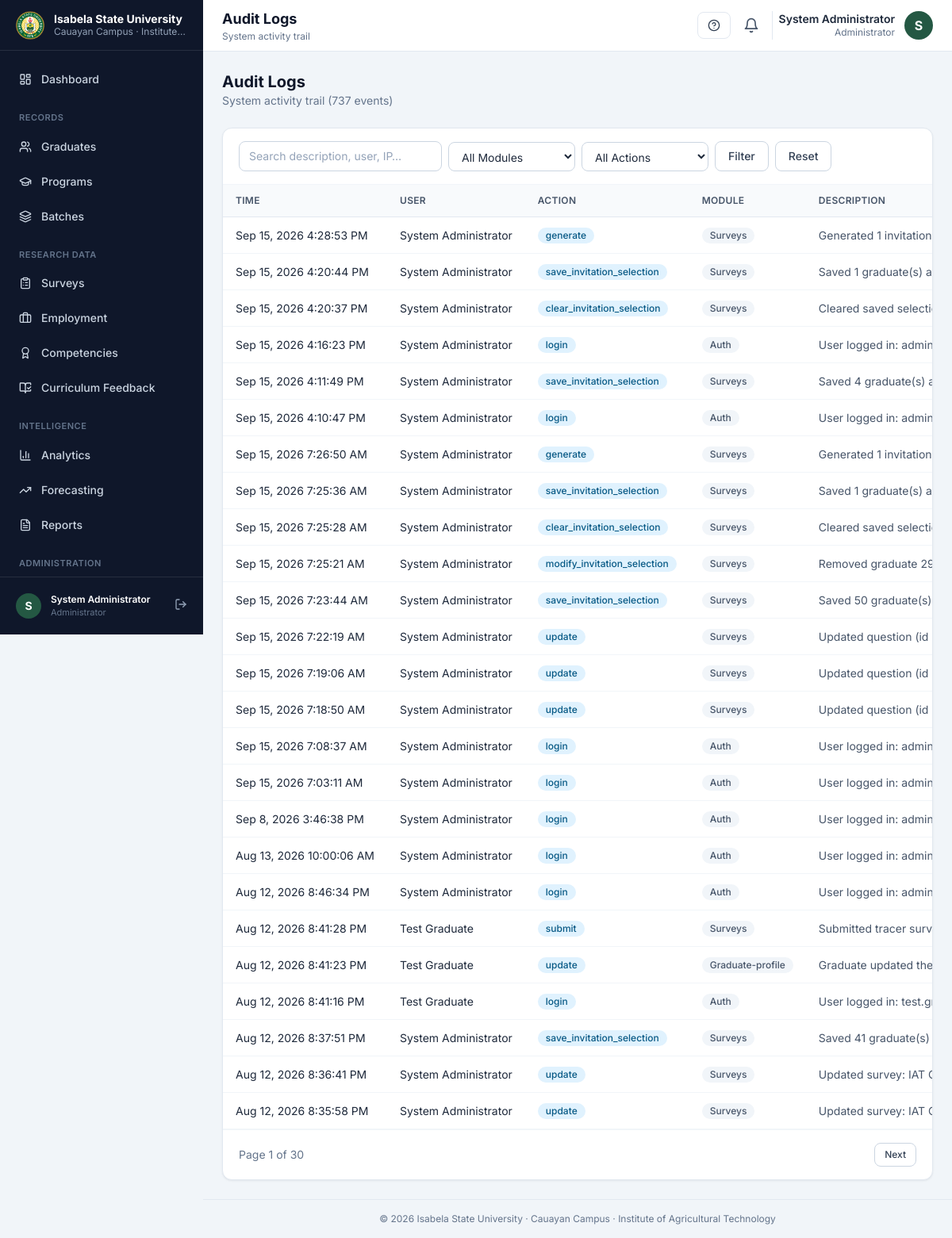
Screenshot of /admin/audit-logs (signed in) with the database file from the repository.
### tables this page shows
CREATE TABLE `users` (
  `id` bigint(20) UNSIGNED NOT NULL,
  `role_id` bigint(20) UNSIGNED NOT NULL,
  `graduate_id` bigint(20) UNSIGNED DEFAULT NULL,
  `name` varchar(191) NOT NULL,
  `email` varchar(191) NOT NULL,
  `password` varchar(255) NOT NULL,
  `avatar` varchar(255) DEFAULT NULL,
  `is_active` tinyint(1) NOT NULL DEFAULT 1,
  `must_change_password` tinyint(1) NOT NULL DEFAULT 0,
  `last_login_at` timestamp NULL DEFAULT NULL,
  `password_reset_token` varchar(100) DEFAULT NULL,
  `password_reset_expires` timestamp NULL DEFAULT NULL,
  `created_at` timestamp NULL DEFAULT current_timestamp(),
  `updated_at` timestamp NULL DEFAULT current_timestamp() ON UPDATE current_timestamp(),
  `deleted_at` timestamp NULL DEFAULT NULL
);

CREATE TABLE `roles` (
  `id` bigint(20) UNSIGNED NOT NULL,
  `name` varchar(100) NOT NULL,
  `slug` varchar(60) NOT NULL,
  `description` varchar(255) DEFAULT NULL,
  `created_at` timestamp NULL DEFAULT current_timestamp(),
  `updated_at` timestamp NULL DEFAULT current_timestamp() ON UPDATE current_timestamp()
);

CREATE TABLE `audit_logs` (
  `id` bigint(20) UNSIGNED NOT NULL,
  `user_id` bigint(20) UNSIGNED DEFAULT NULL,
  `action` varchar(100) NOT NULL,
  `module` varchar(100) DEFAULT NULL,
  `description` text DEFAULT NULL,
  `ip_address` varchar(45) DEFAULT NULL,
  `user_agent` varchar(255) DEFAULT NULL,
  `created_at` timestamp NULL DEFAULT current_timestamp()
);

### views/admin/audit-logs/index.php (the view, shortened to what the rows shown need)
<?php
$logs = $logs ?? [];
$modules = $modules ?? [];
$actions = $actions ?? [];
$search = $search ?? '';
$module = $module ?? '';
$action = $action ?? '';
$page = $page ?? 1;
$pages = $pages ?? 1;
$total = $total ?? 0;
?>
<div class="space-y-6">
    <div>
        <h2 class="text-xl font-bold text-ink-900">Audit Logs</h2>
        <p class="text-sm text-ink-500">System activity trail (<?= number_format((int) $total) ?> events)</p>
    </div>
    <div class="card">
        <div class="card-header">
            <form method="GET" action="<?= url('admin/audit-logs') ?>" class="flex flex-wrap items-center gap-2">
                <input type="text" name="search" value="<?= e($search) ?>" placeholder="Search description, user, IP…" class="input !w-64">
                <select name="module" class="input !w-40">
                    <option value="">All Modules</option>
                </select>
                <select name="action" class="input !w-40">
                    <option value="">All Actions</option>
                </select>
                <button type="submit" class="btn-secondary">Filter</button>
                <a href="<?= url('admin/audit-logs') ?>" class="btn-secondary">Reset</a>
            </form>
        </div>
        <div class="table-wrap">
            <table class="table">
                <thead>
                    <tr>
                        <th>Time</th>
                        <th>User</th>
                        <th>Action</th>
                        <th>Module</th>
                        <th>Description</th>
                    </tr>
                </thead>
                <tbody>
                <?php foreach ($logs as $log): ?>
                    <tr>
                        <td class="text-sm whitespace-nowrap"><?= date('M j, Y g:i:s A', strtotime($log['created_at'])) ?></td>
                        <td class="text-sm"><?= e($log['user_name'] ?? 'System') ?></td>
                        <td><span class="badge-<?= $log['action'] === 'delete' ? 'red' : ($log['action'] === 'create' ? 'green' : 'blue') ?>"><?= e($log['action']) ?></span></td>
                        <td><span class="badge-gray"><?= e(ucwords(str_replace('_', ' ', (string) $log['module']))) ?></span></td>
                        <td class="text-sm text-ink-600 max-w-md"><?= e($log['description'] ?? '') ?></td>
                    </tr>
                <?php endforeach; ?>
                </tbody>
            </table>
        </div>
        <?php if ($pages > 1): ?>
            <div class="card-footer flex items-center justify-between">
                <span class="text-sm text-ink-500">Page <?= (int) $page ?> of <?= (int) $pages ?></span>
                <div class="flex gap-2">
                    <?php if ($page < $pages): ?>
                        <a href="<?= url('admin/audit-logs?page=' . ($page + 1) . '&search=' . urlencode($search) . '&module=' . urlencode($module) . '&action=' . urlencode($action)) ?>" class="btn-secondary !py-1.5 !px-3 text-xs">Next</a>
                    <?php endif; ?>
                </div>
            </div>
        <?php endif; ?>
    </div>
</div>

### app/Core/Router.php (shortened to what the rows shown need)
<?php
final class Router
{
    private array $routes = [];
    private function add(string $method, string $uri, string|array|Closure $action): Route
    {
        $uri = '/' . trim($uri, '/');
        $route = new Route($method, $uri, $action);
        $this->routes[] = $route;
        return $route;
    }
    public function dispatch(Request $request): void
    {
        $method = $request->method();
        $path = $request->path();
        foreach ($this->routes as $route) {
            $params = $route->matches($method, $path);
            if ($params === null) {
                continue;
            }
            $next = function () use ($route, $request, $params): void {
                $this->executeAction($route, $request, $params);
            };
            foreach (array_reverse($route->middleware) as $middleware) {
                $next = $this->wrapMiddleware($middleware, $next);
            }
            $next();
            return;
        }
    }
    private function wrapMiddleware($middleware, Closure $next): Closure
    {
        return function () use ($middleware, $next): void {
            if ($middleware instanceof Closure) {
                $middleware($next);
                return;
            }
            if (is_string($middleware)) {
                $instance = $this->resolveMiddleware($middleware);
                $instance->handle($next);
                return;
            }
            $next();
        };
    }
    private function resolveMiddleware(string $class): MiddlewareInterface
    {
        $instance = new $class();
        return $instance;
    }
    private function executeAction(Route $route, Request $request, array $params): void
    {
        $action = $route->action;
        if (is_string($action) && str_contains($action, '@')) {
            [$controller, $method] = explode('@', $action, 2);
        } elseif (is_array($action) && count($action) === 2) {
            [$controller, $method] = $action;
        } else {
            throw new \RuntimeException('Invalid route action for ' . $route->uri);
        }
        $instance = new $controller();
        $instance->{$method}($request, $params);
    }
}

### views/layouts/app.php (shortened to what the rows shown need)
<?php
$user = auth();
$role = $user->role_slug ?? 'guest';
$appName = (string) setting('university_name', 'Isabela State University');
$campus = (string) setting('campus_name', 'Cauayan Campus');
?>
<!DOCTYPE html>
<html lang="en">
<head>
    <link rel="stylesheet" href="<?= asset('css/tailwind.min.css') ?>">
</head>
<body class="bg-ink-100 min-h-screen">
<div class="flex min-h-screen">
    <aside id="sidebar" class="fixed inset-y-0 left-0 z-40 w-64 bg-ink-900 text-ink-300 flex flex-col transform -translate-x-full lg:translate-x-0 lg:sticky lg:top-0 lg:h-screen transition-transform duration-200" aria-label="Sidebar">
        <div class="flex items-center gap-3 px-5 h-16 border-b border-white/10 shrink-0">
            <img src="<?= asset('images/logo.png') ?>" alt="<?= e($appName) ?>" class="w-9 h-9 rounded-lg object-cover shrink-0">
            <div class="min-w-0">
                <p class="text-white text-sm font-bold leading-tight truncate"><?= e($appName) ?></p>
                <p class="text-ink-400 text-xs truncate"><?= e($campus) ?> &middot; <?= e(setting('institute_name', 'IAT')) ?></p>
            </div>
        </div>
        <nav class="flex-1 overflow-y-auto px-3 py-4 space-y-1" id="sidebar-nav">
            <?php if ($role === 'admin'): ?>
                <a href="<?= url('admin/dashboard') ?>" class="sidebar-link <?= current_route_active('/admin/dashboard') ? 'active' : '' ?>">
                    <i data-lucide="layout-dashboard" class="w-4 h-4"></i><span>Dashboard</span>
                </a>
                <p class="px-3 pt-4 pb-1 text-[11px] font-semibold uppercase tracking-wider text-ink-500">Records</p>
                <a href="<?= url('admin/graduates') ?>" class="sidebar-link <?= current_route_active('/admin/graduates') ? 'active' : '' ?>">
                    <i data-lucide="users" class="w-4 h-4"></i><span>Graduates</span>
                </a>
                <a href="<?= url('admin/programs') ?>" class="sidebar-link <?= current_route_active('/admin/programs') ? 'active' : '' ?>">
                    <i data-lucide="graduation-cap" class="w-4 h-4"></i><span>Programs</span>
                </a>
                <a href="<?= url('admin/batches') ?>" class="sidebar-link <?= current_route_active('/admin/batches') ? 'active' : '' ?>">
                    <i data-lucide="layers" class="w-4 h-4"></i><span>Batches</span>
                </a>
                <p class="px-3 pt-4 pb-1 text-[11px] font-semibold uppercase tracking-wider text-ink-500">Research Data</p>
                <a href="<?= url('admin/surveys') ?>" class="sidebar-link <?= current_route_active('/admin/surveys') ? 'active' : '' ?>">
                    <i data-lucide="clipboard-list" class="w-4 h-4"></i><span>Surveys</span>
                </a>
                <a href="<?= url('admin/employment') ?>" class="sidebar-link <?= current_route_active('/admin/employment') ? 'active' : '' ?>">
                    <i data-lucide="briefcase" class="w-4 h-4"></i><span>Employment</span>
                </a>
                <a href="<?= url('admin/competencies') ?>" class="sidebar-link <?= current_route_active('/admin/competencies') ? 'active' : '' ?>">
                    <i data-lucide="award" class="w-4 h-4"></i><span>Competencies</span>
                </a>
                <a href="<?= url('admin/curriculum-feedback') ?>" class="sidebar-link <?= current_route_active('/admin/curriculum-feedback') ? 'active' : '' ?>">
                    <i data-lucide="book-open-check" class="w-4 h-4"></i><span>Curriculum Feedback</span>
                </a>
                <p class="px-3 pt-4 pb-1 text-[11px] font-semibold uppercase tracking-wider text-ink-500">Intelligence</p>
                <a href="<?= url('admin/analytics') ?>" class="sidebar-link <?= current_route_active('/admin/analytics') ? 'active' : '' ?>">
                    <i data-lucide="bar-chart-3" class="w-4 h-4"></i><span>Analytics</span>
                </a>
                <a href="<?= url('admin/forecasting') ?>" class="sidebar-link <?= current_route_active('/admin/forecasting') ? 'active' : '' ?>">
                    <i data-lucide="trending-up" class="w-4 h-4"></i><span>Forecasting</span>
                </a>
                <a href="<?= url('admin/reports') ?>" class="sidebar-link <?= current_route_active('/admin/reports') ? 'active' : '' ?>">
                    <i data-lucide="file-text" class="w-4 h-4"></i><span>Reports</span>
                </a>
                <p class="px-3 pt-4 pb-1 text-[11px] font-semibold uppercase tracking-wider text-ink-500">Administration</p>
            <?php endif; ?>
        </nav>
        <div class="p-3 border-t border-white/10 shrink-0">
            <div class="flex items-center gap-3 px-2 py-2">
                <div class="w-8 h-8 rounded-full bg-brand-700 text-white flex items-center justify-center text-sm font-bold uppercase">
                    <?= e(substr($user->name ?? '?', 0, 1)) ?>
                </div>
                <div class="min-w-0 flex-1">
                    <p class="text-white text-xs font-semibold truncate"><?= e($user->name ?? '') ?></p>
                    <p class="text-ink-500 text-[11px] truncate"><?= e($role === 'admin' ? 'Administrator' : 'IAT Graduate') ?></p>
                </div>
                <form method="POST" action="<?= url('logout') ?>">
                    <button type="submit" title="Logout" class="text-ink-400 hover:text-white transition-colors">
                        <i data-lucide="log-out" class="w-4 h-4"></i>
                    </button>
                </form>
            </div>
        </div>
    </aside>
    <div class="flex-1 flex flex-col min-w-0">
        <header class="bg-white border-b border-ink-200 sticky top-0 z-20">
            <div class="flex items-center justify-between gap-3 px-4 lg:px-6 h-16">
                <div class="flex items-center gap-3">
                    <div>
                        <h1 class="text-base lg:text-lg font-bold text-ink-900 leading-tight"><?= e($title ?? 'Dashboard') ?></h1>
                        <p class="text-xs text-ink-500 hidden sm:block"><?= e($subtitle ?? $campus . ' &middot; ' . setting('institute_name', 'IAT')) ?></p>
                    </div>
                </div>
                <div class="flex items-center gap-2">
                    <button type="button" id="manual-open" class="inline-flex items-center gap-2 px-3 py-2 rounded-lg border border-ink-200 text-sm font-medium text-ink-700 hover:bg-ink-50" aria-controls="manual-slider" aria-expanded="false" aria-label="Open user manual">
                        <i data-lucide="circle-help" class="w-4 h-4"></i>
                    </button>
                    <div class="relative" id="notification-dropdown">
                        <button id="notification-bell" class="relative p-2 rounded-lg hover:bg-ink-100 text-ink-600" aria-label="Notifications">
                            <i data-lucide="bell" class="w-5 h-5"></i>
                        </button>
                    </div>
                    <div class="hidden md:flex items-center gap-3 pl-2 border-l border-ink-200">
                        <div class="text-right">
                            <p class="text-sm font-semibold text-ink-800 leading-tight"><?= e($user->name ?? '') ?></p>
                            <p class="text-xs text-ink-500"><?= e($role === 'admin' ? 'Administrator' : 'IAT Graduate') ?></p>
                        </div>
                        <div class="w-9 h-9 rounded-full bg-brand-700 text-white flex items-center justify-center font-bold uppercase">
                            <?= e(substr($user->name ?? '?', 0, 1)) ?>
                        </div>
                    </div>
                </div>
            </div>
        </header>
        <main class="flex-1 px-4 lg:px-6 py-6">
            <?= $content ?>
        </main>
        <footer class="px-4 lg:px-6 py-4 border-t border-ink-200 text-center text-xs text-ink-500">
            &copy; <?= date('Y') ?> <?= e($appName) ?> &middot; <?= e($campus) ?> &middot; Institute of Agricultural Technology
        </footer>
    </div>
</div>
</body>
</html>

### rows the page displays
users: name "S", name "System Administrator", role.slug "Administrator"
audit_logs: created_at "Sep 15, 2026 4:28:53 PM", user.name "System Administrator", action "generate", module "Surveys", description "Generated 1…"
audit_logs: created_at "Sep 15, 2026 4:20:44 PM", user.name "System Administrator", action "save_invitation_selection", module "Surveys", description "Saved 1 graduate(s)…"
audit_logs: created_at "Sep 15, 2026 4:20:37 PM", user.name "System Administrator", action "clear_invitation_selection", module "Surveys", description "Cleared saved…"
audit_logs: created_at "Sep 15, 2026 4:16:23 PM", user.name "System Administrator", action "login", module "Auth", description "User logged in:…"
audit_logs: created_at "Sep 15, 2026 4:11:49 PM", user.name "System Administrator", action "save_invitation_selection", module "Surveys", description "Saved 4 graduate(s)…"
audit_logs: created_at "Sep 15, 2026 4:10:47 PM", user.name "System Administrator", action "login", module "Auth", description "User logged in:…"
audit_logs: created_at "Sep 15, 2026 7:26:50 AM", user.name "System Administrator", action "generate", module "Surveys", description "Generated 1…"
audit_logs: created_at "Sep 15, 2026 7:25:36 AM", user.name "System Administrator", action "save_invitation_selection", module "Surveys", description "Saved 1 graduate(s)…"
audit_logs: created_at "Sep 15, 2026 7:25:28 AM", user.name "System Administrator", action "clear_invitation_selection", module "Surveys", description "Cleared saved…"
audit_logs: created_at "Sep 15, 2026 7:25:21 AM", user.name "System Administrator", action "modify_invitation_selection", module "Surveys", description "Removed graduate…"
audit_logs: created_at "Sep 15, 2026 7:23:44 AM", user.name "System Administrator", action "save_invitation_selection", module "Surveys", description "Saved 50 graduate(s)…"
audit_logs: created_at "Sep 15, 2026 7:22:19 AM", user.name "System Administrator", action "update", module "Surveys", description "Updated question (id…"
audit_logs: created_at "Sep 15, 2026 7:19:06 AM", user.name "System Administrator", action "update", module "Surveys", description "Updated question (id…"
audit_logs: created_at "Sep 15, 2026 7:18:50 AM", user.name "System Administrator", action "update", module "Surveys", description "Updated question (id…"
audit_logs: created_at "Sep 15, 2026 7:08:37 AM", user.name "System Administrator", action "login", module "Auth", description "User logged in:…"
audit_logs: created_at "Sep 15, 2026 7:03:11 AM", user.name "System Administrator", action "login", module "Auth", description "User logged in:…"
audit_logs: created_at "Sep 8, 2026 3:46:38 PM", user.name "System Administrator", action "login", module "Auth", description "User logged in:…"
audit_logs: created_at "Aug 13, 2026 10:00:06 AM", user.name "System Administrator", action "login", module "Auth", description "User logged in:…"
audit_logs: created_at "Aug 12, 2026 8:46:34 PM", user.name "System Administrator", action "login", module "Auth", description "User logged in:…"
audit_logs: created_at "Aug 12, 2026 8:41:28 PM", user.name "Test Graduate", action "submit", module "Surveys", description "Submitted tracer…"
audit_logs: created_at "Aug 12, 2026 8:41:23 PM", user.name "Test Graduate", action "update", module "Graduate-profile", description "Graduate updated…"
audit_logs: created_at "Aug 12, 2026 8:41:16 PM", user.name "Test Graduate", action "login", module "Auth", description "User logged in:…"
audit_logs: created_at "Aug 12, 2026 8:37:51 PM", user.name "System Administrator", action "save_invitation_selection", module "Surveys", description "Saved 41 graduate(s)…"
audit_logs: created_at "Aug 12, 2026 8:36:41 PM", user.name "System Administrator", action "update", module "Surveys", description "Updated survey: IAT…"
audit_logs: created_at "Aug 12, 2026 8:35:58 PM", user.name "System Administrator", action "update", module "Surveys", description "Updated survey: IAT…"

### other values shown
$appName "Isabela State University"
$total "737"
